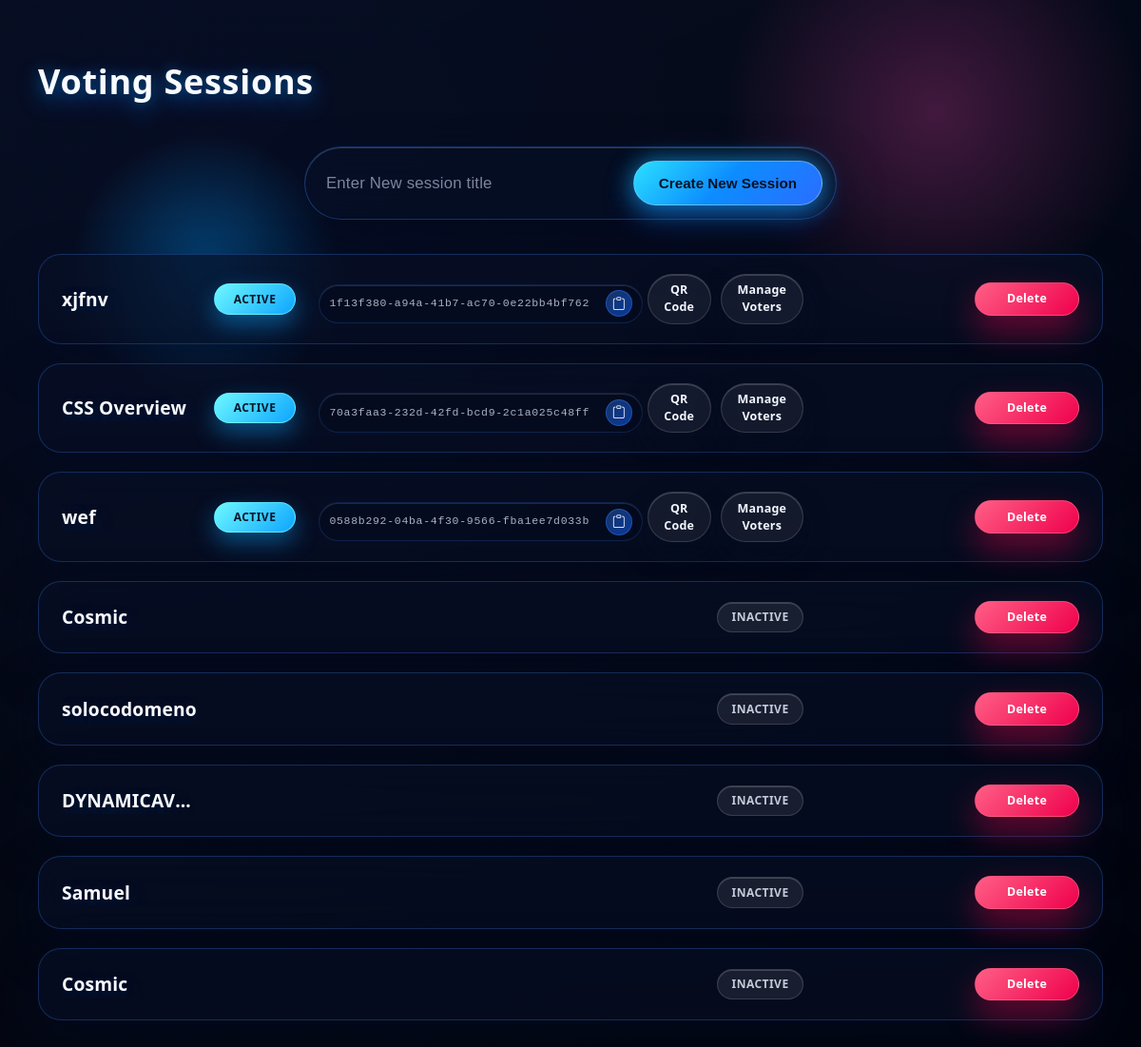
Page /list_sessions/ (signed in) on the committed database.
### voters/models.py (models this page shows, shortened)
class VotingSession(models.Model):
    session_id = models.AutoField(primary_key=True)
    title = models.CharField(max_length=200)
    unique_url = models.URLField(unique=True, blank=True, null=True)
    is_active = models.BooleanField(default=False)
    admin = models.ForeignKey(User, on_delete=models.CASCADE)  # session creator/admin
    qr_code = models.ImageField(upload_to='qr_codes/', blank=True, null=True)
    created_at = models.DateTimeField(auto_now_add=True)
    updated_at = models.DateTimeField(auto_now=True)
    total_voters = models.IntegerField(default=0)
    current_voters = models.IntegerField(default=0)
    def get_uuid(self):
        return self.unique_url.split('/')[-1] if self.unique_url else None

### voters/views.py (the view)
# urls.py: path('list_sessions/', voters_views.list_voting_sessions, name = 'list_voting_sessions'),
@login_required
def list_voting_sessions(request):
    if request.method == 'POST':
        form = VotingSessionForm(request.POST)
        if form.is_valid():
            voting_session = form.save(commit=False)
            voting_session.admin = request.user
            voting_session.save()
            return redirect('list_voting_sessions')
    else:
        form = VotingSessionForm()
    sessions = (
        VotingSession.objects
        .filter(admin=request.user)
        .order_by('-created_at', '-session_id')
    )
    return render(request, 'voters/list_sessions.html', {
        'sessions': sessions,
        'form': form
    })

### voters/forms.py
class VotingSessionForm(forms.ModelForm):
    class Meta:
        model = VotingSession
        fields = ['title']
        widgets = {
            'title': forms.TextInput(attrs={
                'class': 'session-title-input',
                'placeholder': 'Enter New session title'
            }),
        }

### voters/templates/voters/list_sessions.html (shortened to what this page needs)
<head>
    {% load static %}
    <link href="{% static 'style.css' %}?v={% now 'U' %}" rel="stylesheet">
    <link href="https://cdn.jsdelivr.net/npm/bootstrap-icons/font/bootstrap-icons.css" rel="stylesheet">
</head>
<nav class="admin-navbar">
    <div class="navbar-content">
        <h2 class="admin-title">Voting Sessions</h2>
    </div>
</nav>
<form class="create_session_form" method="POST" action="{% url 'list_voting_sessions' %}">
    <div class="session-form-row">
        {{ form.title }}
        <button class="create-session-btn" type="submit">Create New Session</button>
    </div>
</form>
    <div class="session-list">
        {% for session in sessions %}
            <div class="session-card" onclick="window.location.href='{% url 'active_voting_session' session.session_id %}'">
                <div class="session-info">
                    <a href="{% url 'active_voting_session' session.session_id %}" class="session-title">{{ session.title }}</a>
                    <div class="session-links">
                        {% if session.is_active %}
                            <span class="session-status session-status--active">Active</span>
                            <div class="session-uuid-row">
                                <span class="session-uuid-display" id="uuid-display-{{ session.session_id }}">
                                    {{ session.get_uuid }}
                                </span>
                                <button
                                    type="button"
                                    class="session-copy-trigger"
                                    data-copy-target="uuid-display-{{ session.session_id }}"
                                    aria-label="Copy session UUID"
                                    onclick="event.stopPropagation();"
                                >
                                    <i class="bi bi-clipboard"></i>
                                </button>
                            </div>
                            <div class="session-actions">
                                {% if session.qr_code %}
                                    <a href="{{ session.qr_code.url }}" class="qr-link" onclick="event.stopPropagation();">QR Code</a>
                                {% else %}
                                    <span class="no-qr">No QR Code generated</span>
                                {% endif %}
                                <a
                                    href="{% url 'voter_list' session.session_id %}"
                                    class="manage-voters-link"
                                    onclick="event.stopPropagation();"
                                >
                                    Manage Voters
                                </a>
                            </div>
                        {% else %}
                            <span class="no-qr">Inactive</span>
                        {% endif %}
                        <a href="{% url 'delete_voting_session' session.session_id %}" class="delete-link" onclick="event.stopPropagation();">Delete</a>
                    </div>
                </div>
            </div>
        {% endfor %}
    </div>

### rows in the picture
VotingSession: title "xjfnv", get_uuid "1f13f380-a94a-41b7-ac70-0e22bb4bf762"
VotingSession: title "CSS Overview", get_uuid "70a3faa3-232d-42fd-bcd9-2c1a025c48ff"
VotingSession: title "wef", get_uuid "0588b292-04ba-4f30-9566-fba1ee7d033b"
VotingSession: title "Cosmic", is_active "INACTIVE"
VotingSession: title "solocodomeno", is_active "INACTIVE"
VotingSession: title "DYNAMICAVTT", is_active "INACTIVE"
VotingSession: title "Samuel", is_active "INACTIVE"
VotingSession: title "Cosmic", is_active "INACTIVE"
